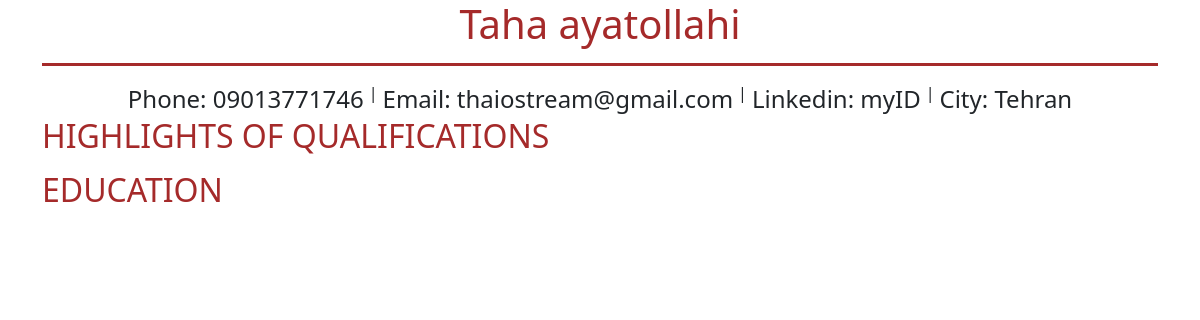
Before: / with the older database file.
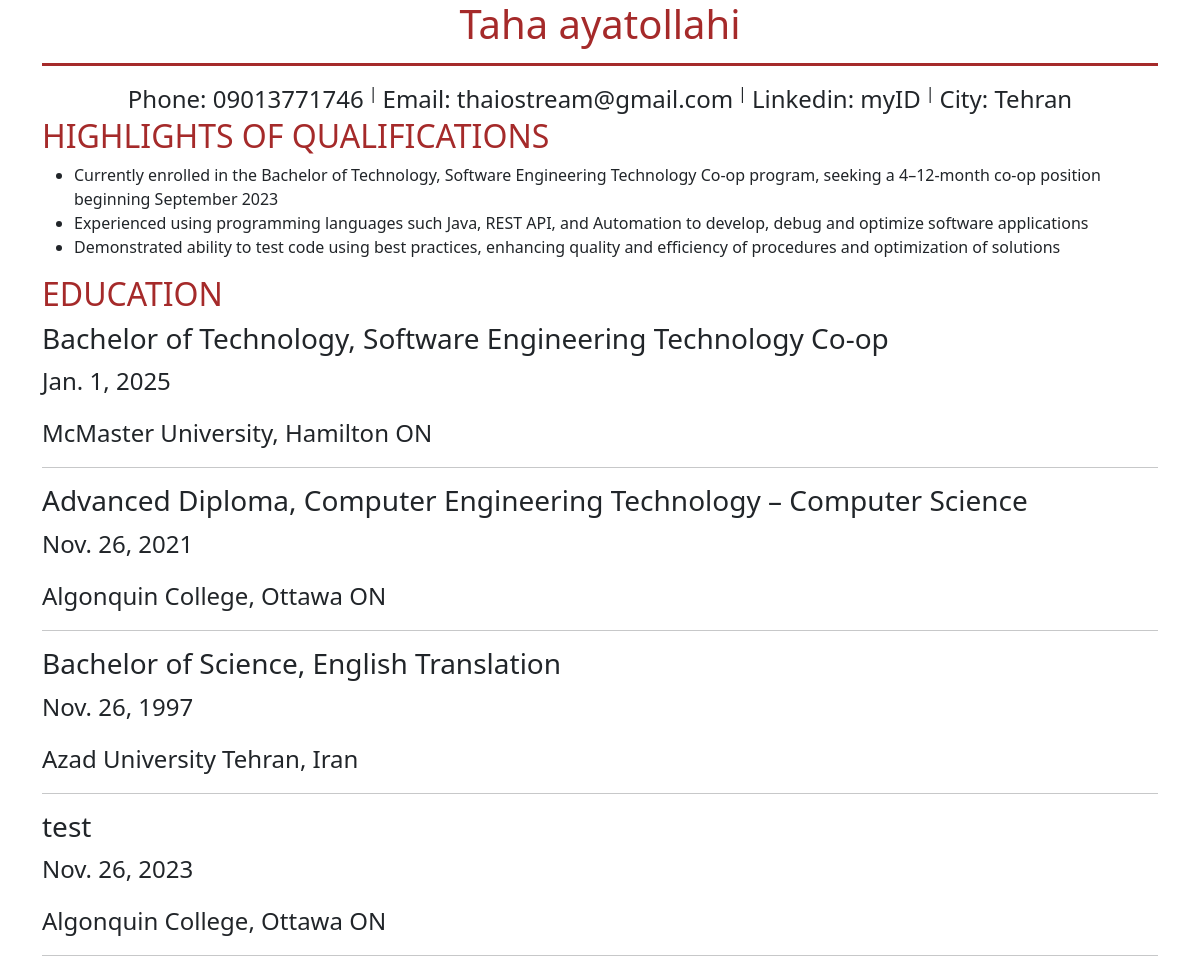
After: the same page with the newer database file.
### main/models.py (models this page shows, shortened)
class Qualification(models.Model):
    text = models.TextField()

class Education(models.Model):
    title = models.CharField(max_length=250)
    date = models.DateField()
    address = models.CharField(max_length=250)

### main/views.py (the view)
# urls.py: 2. Add a URL to urlpatterns:  path('', views.home, name='home')
def home(request):
    e = Education.objects.all()
    q = Qualification.objects.all()
    context = {
        'educations': e,
        'qualifications':q
    }
    return render(request,'home.html',context)

### templates/home.html (shortened to what this page needs)
{% load static %}
<!DOCTYPE html>
<html lang="en">
    <head>
        <link rel="stylesheet" href="{% static 'style.css' %}">
        <link href="https://cdn.jsdelivr.net/npm/bootstrap@5.1.3/dist/css/bootstrap.min.css" rel="stylesheet">
    </head>
    <body>
        <div class="container">
            <h1>Taha ayatollahi</h1>
            <div class="contact">
                <p>Phone: 09013771746</p>|
                <p>Email: thaiostream@gmail.com</p>|
                <p>Linkedin: myID</p>|
                <p>City: Tehran</p>
            </div>
            <h2 class="text-brown">HIGHLIGHTS OF QUALIFICATIONS</h2>
            <ul>
                {% for qualification in qualifications %}
                <li>{{qualification.text}}</li>
                {% endfor %}
            </ul>
            <h2 class="text-brown">EDUCATION</h2>
            {% for education in educations %}
                <h3>{{education.title}}</h3>
                <p>{{education.date}}</p>
                <p>{{education.address}}</p>
                <hr>
            {% endfor %}
        </div>
    </body>
</html>

### static/style.css (style rules this page uses)
h1 { color: brown; text-align: center; border-bottom: solid brown 3px; padding-bottom: 15px; }
.contact { display: flex; justify-content: center; margin-top: 15px; }
.contact > p { margin: 0px 5px; }
p { font-size: 18pt; }
.text-brown { color: brown; }

Changed rows visible on the page:
added Qualification: text "Currently enrolled in the Bachelor of Technology, Software Engineering Technology Co-op program, seeking a 4–12-month co-op position beginning September 2023"
added Qualification: text "Experienced using programming languages such Java, REST API, and Automation to develop, debug and optimize software applications"
added Qualification: text "Demonstrated ability to test code using best practices, enhancing quality and efficiency of procedures and optimization of solutions"
added Education: title "Bachelor of Technology, Software Engineering Technology Co-op", date "Jan. 1, 2025", address "McMaster University, Hamilton ON"
added Education: title "Advanced Diploma, Computer Engineering Technology – Computer Science", date "Nov. 26, 2021", address "Algonquin College, Ottawa ON"
added Education: title "Bachelor of Science, English Translation", date "Nov. 26, 1997", address "Azad University Tehran, Iran"
added Education: title "test", date "Nov. 26, 2023", address "Algonquin College, Ottawa ON"
